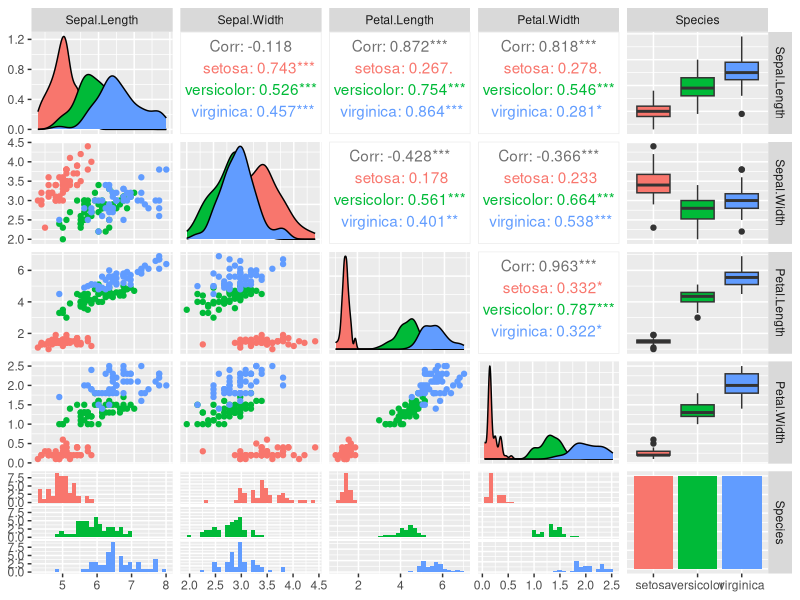
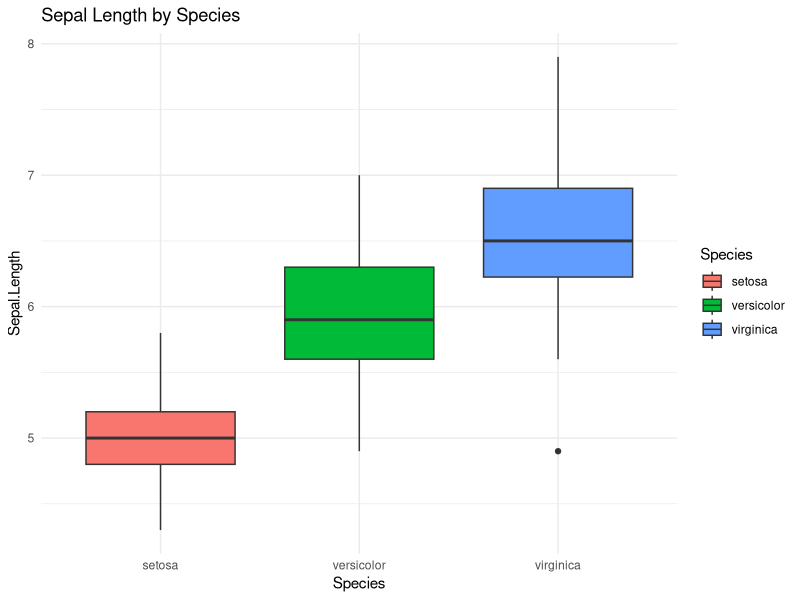
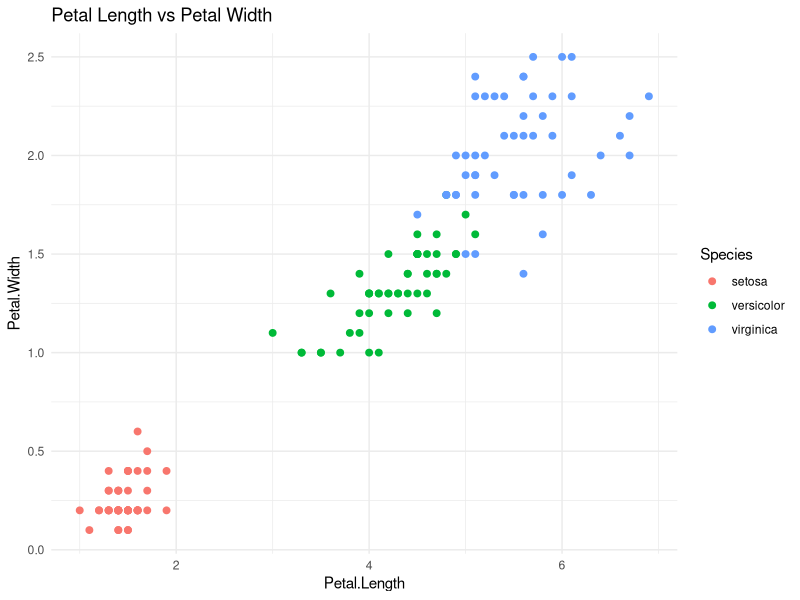
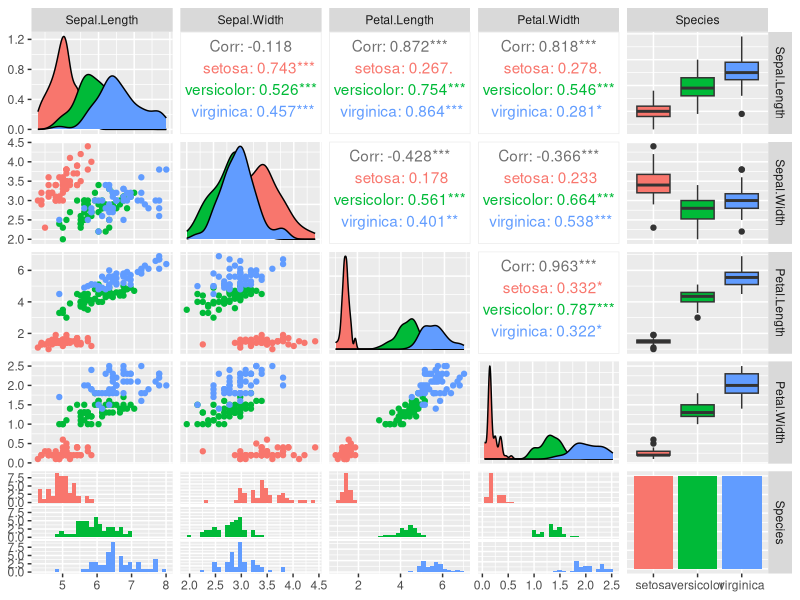
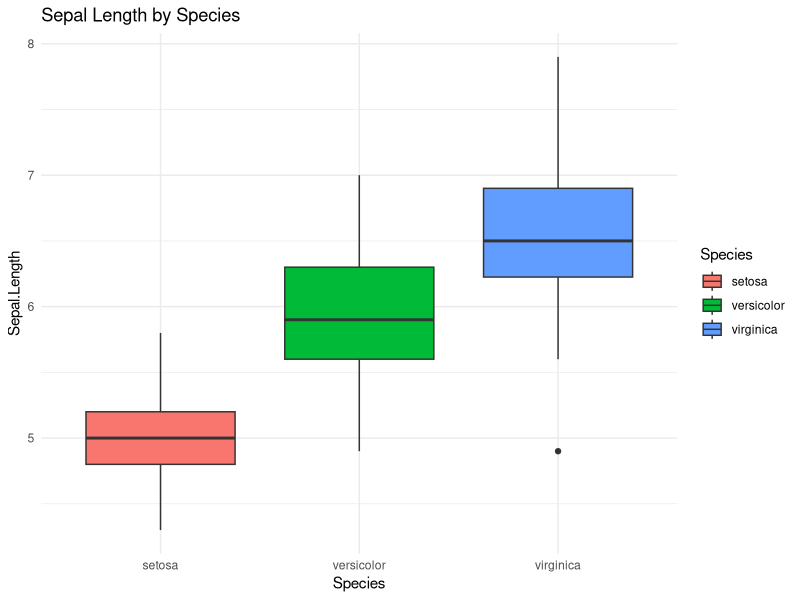
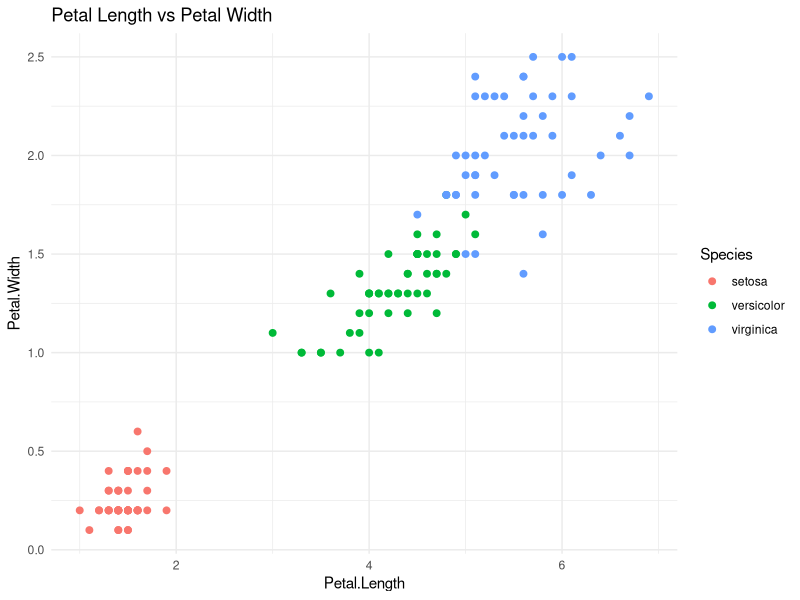

Recreate these plots in R, in order.
#Load the required packages
install.packages("caret")
library(caret)

#Load the Iris Dataset
data(iris)

# It contains information about three species of the iris flower: setosa, versicolor, and virginica. 
# Each flower species is represented by four measurable features, 
# and the goal is often to predict the species based on these features.

#Exploratory Data Analysis to understand the data
#View the first 6 rows
head(iris)

#Structure of the dataset
str(iris)

#Summary of the dataset
summary(iris)

# Rows (Observations): 150 (50 observations for each species).
# Columns (Features): 5 (4 numeric features and 1 categorical target).
# Balanced Dataset: Each class (species) has an equal number of observations (50)

#Visualize the dataset for better understanding
library(ggplot2)

# Pair plot (ggpairs from GGally package is a good alternative for pair plots in ggplot2)
install.packages("GGally")
library(GGally)

# Save the pair plot
pair_plot <- ggpairs(iris, aes(color = Species))
pair_plot
ggsave("figures/pair_plot.png", plot = pair_plot, width = 10, height = 8)
# Interpretation of the Pair Plot for the Iris Dataset:
# 
# 1. **Diagonal Elements (Feature Distributions):**
#    - **Petal.Length** and **Petal.Width** show more distinct distributions across species, 
#      especially for **setosa**. This suggests these features are good predictors for classification.
#    - **Sepal.Length** and **Sepal.Width** overlap between **versicolor** and **virginica**, 
#      implying these features alone may not fully separate these two species.
#
# 2. **Pairwise Scatterplots (Relationships Between Features):**
#    - **Petal.Length vs. Petal.Width**: 
#      - Clear separation between all three species. **setosa** forms a distinct cluster, 
#        and while **versicolor** and **virginica** overlap, they are still mostly separable.
#    - **Sepal.Length vs. Sepal.Width**: 
#      - Considerable overlap among **versicolor** and **virginica**, making them harder to separate based 
#        on these features alone.
#    - **Sepal.Length vs. Petal.Length**: 
#      - **setosa** forms a clear cluster, while **versicolor** and **virginica** overlap partially.
#    - **Sepal.Width vs. Petal.Width**: 
#      - Similar trends to **Sepal.Length vs. Petal.Length** with clear clusters for **setosa**.
#
# 3. **Species-Specific Observations:**
#    - **setosa**: 
#      - Clearly separable across all feature pairs. This species can be easily classified.
#    - **versicolor** and **virginica**: 
#      - Show overlap in several feature combinations, especially for **Sepal.Length** and **Sepal.Width**, 
#        making classification more challenging for these two species.
#
# 4. **Key Insights:**
#    - **Petal features** (**Petal.Length** and **Petal.Width**) provide the strongest separation between species 
#      and should be prioritized when building a classification model.
#    - **Sepal features** are less useful for distinguishing **versicolor** and **virginica** due to overlap.
#    - **setosa** is easy to classify, while distinguishing **versicolor** from **virginica** is more challenging.



# Boxplot for Sepal Length by Species
box_plot <- ggplot(iris, aes(x = Species, y = Sepal.Length, fill = Species)) +
  geom_boxplot() +
  theme_minimal() +
  labs(title = "Sepal Length by Species")
box_plot
ggsave("figures/box_plot_sepal_length.png", plot = box_plot, width = 8, height = 6)

# Interpretation of the Box Plot for Sepal Length by Species:
# 
# 1. **Setosa:**
#    - **Setosa** has the smallest range of values for **Sepal.Length**.
#    - The median is around 5.0, with a narrow interquartile range (IQR) indicating consistent measurements.
#    - No outliers, making it easy to distinguish **setosa** based on **Sepal.Length**.
#
# 2. **Versicolor:**
#    - **Versicolor** has a larger IQR compared to **setosa**, indicating more variation in **Sepal.Length**.
#    - The median is approximately 5.8, and there are a few mild outliers.
#    - Although the range overlaps with **virginica**, it’s still somewhat distinguishable from **setosa**.
#
# 3. **Virginica:**
#    - **Virginica** shows the largest range and variation in **Sepal.Length**.
#    - The median is around 6.6, and the IQR is wider compared to **setosa** and **versicolor**.
#    - There are some mild outliers, but overall, it is distinct from **setosa** and **versicolor**.
#
# 4. **Key Observations:**
#    - **Setosa** is clearly separated from the other two species with a distinct and smaller range of values for **Sepal.Length**.
#    - **Versicolor** and **Virginica** have overlapping ranges, with **Virginica** having a larger spread.
#    - There are no extreme outliers, but mild outliers are present in both **versicolor** and **virginica**.
#
# 5. **Implications for Classification:**
#    - **Setosa** is easily distinguishable by **Sepal.Length** due to its smaller range.
#    - **Versicolor** and **Virginica** are harder to separate based on **Sepal.Length**, and additional features will be required for accurate classification.




# Scatter plot: Petal Length vs Petal Width by Species
scatter_plot <- ggplot(iris, aes(x = Petal.Length, y = Petal.Width, color = Species)) +
  geom_point(size = 2) +
  theme_minimal() +
  labs(title = "Petal Length vs Petal Width")
scatter_plot
ggsave("figures/scatter_plot_petal_length_width.png", plot = scatter_plot, width = 8, height = 6)
# Interpretation of the Scatter Plot for Petal Length vs. Petal Width by Species:
# 
# 1. **Setosa:**
#    - **Setosa** forms a clear and distinct cluster in the scatter plot, located in the lower left corner.
#    - The points are tightly packed, with relatively small **Petal.Length** and **Petal.Width** values.
#    - This species is easily separable from the others based on both **Petal.Length** and **Petal.Width**.
#
# 2. **Versicolor:**
#    - **Versicolor** is scattered in the middle of the plot with moderate **Petal.Length** and **Petal.Width** values.
#    - There is some overlap with **virginica**, but it generally forms a separate group.
#    - The distribution of points shows moderate variation in both features, but the species is distinguishable from **setosa**.
#
# 3. **Virginica:**
#    - **Virginica** is located towards the upper right of the plot, with higher **Petal.Length** and **Petal.Width** values.
#    - There is noticeable overlap with **versicolor**, but **virginica** tends to have higher petal dimensions.
#    - It is also generally distinguishable from **setosa**, though there is some overlap with **versicolor**.
#
# 4. **Key Observations:**
#    - **Setosa** is clearly separable from **versicolor** and **virginica** due to its small petal dimensions.
#    - **Versicolor** and **Virginica** overlap somewhat, but **virginica** generally has larger petals than **versicolor**.
#    - **Petal Length** and **Petal Width** are strong predictors for species classification, with **setosa** forming the most distinct cluster.
#
# 5. **Implications for Classification:**
#    - **Setosa** can be easily classified based on the combination of **Petal.Length** and **Petal.Width**.
#    - **Versicolor** and **Virginica** require more nuanced modeling techniques, as their petal features overlap.
#    - Features such as **Petal.Length** and **Petal.Width** should be prioritized when building a classification model like KNN.

#Data Preprocessing-Clean the Data before Modeling

# Check for missing values
any(is.na(iris))

# Normalize the numeric features (if needed)
normalize <- function(x) {
  return((x - min(x)) / (max(x) - min(x)))
}

iris[1:4] <- as.data.frame(lapply(iris[1:4], normalize))

#Split the Data into Training and Test Sets
# Create a partition
set.seed(123) # For reproducibility
trainIndex <- createDataPartition(iris$Species, p = 0.8, list = FALSE)
trainData <- iris[trainIndex, ]
testData <- iris[-trainIndex, ]

#Build the KNN Model
# Train the model
set.seed(123)
knnModel <- train(
  Species ~ ., 
  data = trainData, 
  method = "knn", 
  trControl = trainControl(method = "cv", number = 10), 
  tuneGrid = expand.grid(k = 1:20)
)

# View the results
print(knnModel)

# K = 13 means that for any new observation (such as a new flower in the Iris dataset), 
# the KNN algorithm will look at the 13 nearest training samples (neighbors) to make a classification decision.

#Evaluate the Model
#Train the model on unseen data and evaluate its performance
# Make predictions
knnPredictions <- predict(knnModel, testData)

# Confusion matrix
confusionMatrix(knnPredictions, testData$Species)

# Interpretation of Confusion Matrix and Model Performance Statistics:
#
# 1. **Confusion Matrix:**
#    - **Setosa**: The model predicted all 10 instances of **setosa** correctly.
#    - **Versicolor**: The model predicted 10 instances of **versicolor** correctly, but 2 instances were misclassified as **virginica**.
#    - **Virginica**: The model predicted 8 instances of **virginica** correctly.
#
# 2. **Overall Accuracy:**
#    - The model achieved an **Accuracy** of **0.9333** (93.33%), meaning that 93.33% of the predictions were correct.
#    - The **95% Confidence Interval (CI)** for accuracy is (0.7793, 0.9918), which indicates a high level of certainty in the accuracy estimate.
#    - The **No Information Rate (NIR)** is 0.3333 (33.33%), which represents the accuracy you would expect if you simply guessed the most common class. The model's accuracy significantly exceeds this baseline, as indicated by the **P-Value [Acc > NIR]** of **8.747e-12** (extremely low).
#    
# 3. **Kappa Statistic:**
#    - The **Kappa** value is **0.9**, which indicates excellent agreement between the predicted and actual class labels beyond what would be expected by chance. A value close to 1 suggests near-perfect prediction.
#
# 4. **Statistics by Class:**
#    - **Setosa**:
#        - **Sensitivity**: 1.0 (100%) – The model correctly identified all instances of **setosa**.
#        - **Specificity**: 1.0 (100%) – The model correctly identified all non-setosa instances.
#        - **Positive Predictive Value (PPV)**: 1.0 (100%) – Every prediction of **setosa** was correct.
#        - **Negative Predictive Value (NPV)**: 1.0 (100%) – All non-setosa predictions were correct.
#        - **Balanced Accuracy**: 1.0 (100%) – The model performs perfectly in terms of correctly identifying **setosa**.
#
#    - **Versicolor**:
#        - **Sensitivity**: 1.0 (100%) – The model correctly identified all **versicolor** instances (except for the 2 misclassified as **virginica**).
#        - **Specificity**: 0.9 (90%) – The model had a 90% success rate in correctly identifying non-**versicolor** instances.
#        - **Positive Predictive Value (PPV)**: 0.8333 (83.33%) – 83.33% of **versicolor** predictions were correct.
#        - **Negative Predictive Value (NPV)**: 1.0 (100%) – All non-**versicolor** predictions were correct.
#        - **Balanced Accuracy**: 0.95 (95%) – The model has strong performance in detecting **versicolor**, despite a few misclassifications.
#
#    - **Virginica**:
#        - **Sensitivity**: 0.8 (80%) – The model identified 80% of the **virginica** instances correctly.
#        - **Specificity**: 1.0 (100%) – The model correctly identified all non-**virginica** instances.
#        - **Positive Predictive Value (PPV)**: 1.0 (100%) – All predictions of **virginica** were correct.
#        - **Negative Predictive Value (NPV)**: 0.9091 (90.91%) – 90.91% of non-**virginica** predictions were correct.
#        - **Balanced Accuracy**: 0.9 (90%) – The model performs well in classifying **virginica** but is slightly less sensitive compared to **setosa** and **versicolor**.
#
# 5. **Key Observations:**
#    - The model performs exceptionally well overall, with a **high accuracy** of 93.33%, indicating it is a reliable classifier.
#    - **Setosa** is perfectly classified, while **versicolor** and **virginica** have slight misclassifications, particularly with **versicolor** being confused with **virginica**.
#    - The **Kappa statistic** of 0.9 indicates strong agreement between predicted and actual labels, and the **Balanced Accuracy** scores show that the model handles class imbalances well.
#    - The **specificity** and **NPV** are also high across all classes, indicating the model is good at identifying true negatives.


#Making Predictions
#Using the model to classify new data points.
# Example new observation
newObservation <- data.frame(Sepal.Length = 0.5, Sepal.Width = 0.4, Petal.Length = 0.7, Petal.Width = 0.2)
newObservation
# Predict the species
predict(knnModel, newObservation)

# Interpretation of Prediction for New Observation:
#
# 1. **New Observation:**
#    - The new observation has the following feature values:
#        - Sepal Length = 0.5
#        - Sepal Width = 0.4
#        - Petal Length = 0.7
#        - Petal Width = 0.2
#
# 2. **Prediction:**
#    - The KNN model predicts that this new observation belongs to the species **"versicolor"**.
#
# 3. **Levels:**
#    - The predicted class is one of the three species in the dataset:
#        - setosa
#        - versicolor
#        - virginica
#
# 4. **Conclusion:**
#    - Based on the KNN classification model, the new observation is most similar to the **versicolor** species based on its feature values.



